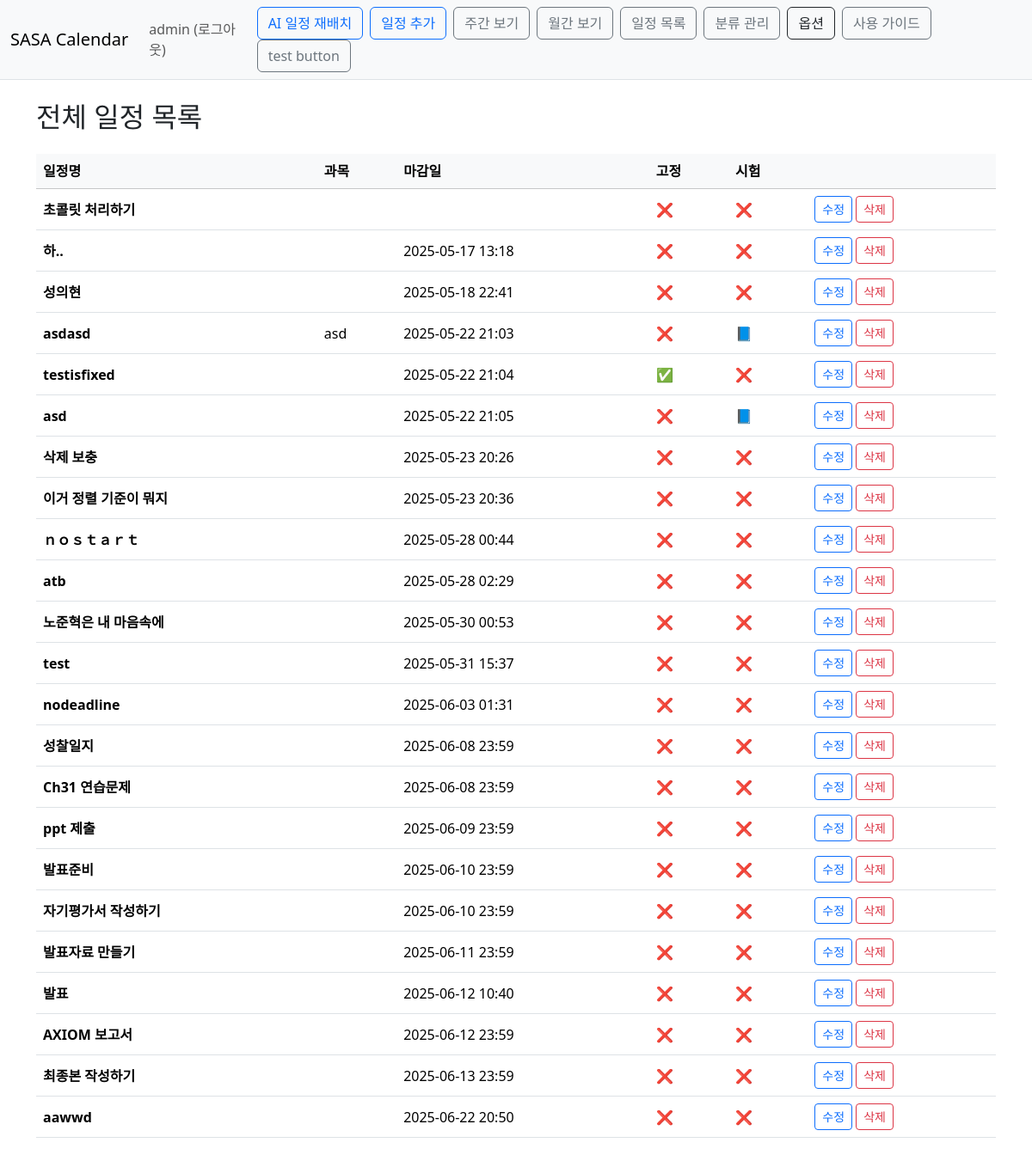
The app's page /calendar/schedule/list/ (signed in) with its own data.
### Calendar/models.py (models this page shows, shortened)
class Schedule(models.Model):
    owner=models.ForeignKey(User, on_delete=models.CASCADE)
    task_name=models.CharField(max_length=50)
    duration_minutes=models.IntegerField(null=True, blank=True)
    difficulty=models.IntegerField(null=True, blank=True)
    importance=models.IntegerField(null=True, blank=True)
    task_type = models.ForeignKey('ScheduleType', null=True, blank=True, on_delete=models.SET_NULL)
    subject=models.CharField(max_length=50, blank=True)
    is_exam_task=models.BooleanField(default=False)
    deadline=models.DateTimeField(null=True ,blank=True)
    start_time=models.DateTimeField(null=True ,blank=True)
    end_time=models.DateTimeField(null=True ,blank=True)
    is_fixed=models.BooleanField(default=False)
    exam=models.ForeignKey('self',default=None, on_delete=models.SET_DEFAULT, null=True ,blank=True)
    color = models.CharField(max_length=7, blank=True, default='#6c8df5')
    is_done = models.BooleanField(default=False)

### Calendar/views.py (the view)
# urls.py: path('schedule/list/', views.schedule_list, name='schedule_list'),
@login_required(login_url='common:login')
def schedule_list(request):
    schedules = Schedule.objects.filter(owner=request.user).order_by('deadline')
    return render(request, 'calendar/schedule_list_page.html', {'schedules': schedules})

### templates/calendar/schedule_list_page.html
{% extends 'base.html' %}
{% block content %}
<div class="container py-4">
  <h2 class="mb-4">전체 일정 목록</h2>
  <table class="table table-hover align-middle">
    <thead class="table-light">
      <tr>
        <th>일정명</th>
        <th>과목</th>
        <th>마감일</th>
        <th>고정</th>
        <th>시험</th>
        <th></th>
      </tr>
    </thead>
    <tbody>
      {% for item in schedules %}
      <tr>
        <td class="fw-bold">{{ item.task_name }}</td>
        <td>{{ item.subject }}</td>
        <td>{{ item.deadline|date:"Y-m-d H:i" }}</td>
        <td>{{ item.is_fixed|yesno:"✅,❌" }}</td>
        <td>{{ item.is_exam_task|yesno:"📘,❌" }}</td>
        <td>
          <a href="{% url 'calendar:schedule_edit' item.id %}?next={{ request.get_full_path }}" class="btn btn-sm btn-outline-primary">수정</a>
          <a href="{% url 'calendar:schedule_delete' item.id %}" class="btn btn-sm btn-outline-danger">삭제</a>
        </td>
      </tr>
      {% empty %}
      <tr><td colspan="6" class="text-center text-muted">등록된 일정이 없습니다.</td></tr>
      {% endfor %}
    </tbody>
  </table>
</div>
{% endblock %}

### templates/base.html (shortened to what this page needs)
{% load static %}
<!doctype html>
<html lang="ko">
<head>
    <link rel="stylesheet" type="text/css" href="{% static 'bootstrap.min.css' %}">
</head>
<body>
<nav class="navbar navbar-expand-lg navbar-light bg-light border-bottom">
    <div class="container-fluid">
        <a class="navbar-brand" href="{% url 'calendar:index' %}">SASA Calendar</a>
        <div class="collapse navbar-collapse" id="navbarSupportedContent">
            <ul class="navbar-nav me-auto mb-2 mb-lg-0">
                <li class="nav-item">
                    {% if user.is_authenticated %}
                        <a class="nav-link" href="{% url 'common:logout' %}">{{ user.username }} (로그아웃)</a>
                    {% else %}
                        <a class="nav-link" href="{% url 'common:login' %}">로그인</a>
                    {% endif %}
                </li>
            </ul>
            <div class="d-flex align-items-center flex-wrap">
                <a class="btn btn-outline-primary me-2" href="{% url 'calendar:schedule_replace'%}">AI 일정 재배치</a>
                {% if not has_ai_session %}
                <a class="btn btn-outline-primary me-2" href="{% url 'calendar:schedule_create' %}">일정 추가</a>
                {% endif %}
                <a class="btn btn-outline-secondary me-2" href="{% url 'calendar:schedule_week' %}">주간 보기</a>
                <a class="btn btn-outline-secondary me-2" href="{% url 'calendar:index' %}">월간 보기</a>
                {% if not has_ai_session %}
                <a class="btn btn-outline-secondary me-2" href="{% url 'calendar:schedule_list' %}">일정 목록</a>
                {% endif %}
                <a class="btn btn-outline-secondary me-2" href="{% url 'calendar:schedule_type_list' %}">분류 관리</a>
                <button class="btn btn-outline-dark me-2" type="button" data-bs-toggle="collapse"
                        data-bs-target="#calendarOptions" aria-expanded="false" aria-controls="calendarOptions">
                    옵션
                </button>
                <a class="btn btn-outline-secondary me-2" href="{% url 'calendar:how_to_use' %}">사용 가이드</a>
                <a class="btn btn-outline-secondary me-2" href="{% url 'calendar:test' %}">test button</a>
            </div>
        </div>
    </div>
</nav>
{% block content %}
{% endblock %}
</body>
</html>

### records on screen
Schedule: task_name "초콜릿 처리하기", is_fixed "❌", is_exam_task "❌"
Schedule: task_name "하..", deadline "2025-05-17 13:18", is_fixed "❌", is_exam_task "❌"
Schedule: task_name "성의현", deadline "2025-05-18 22:41", is_fixed "❌", is_exam_task "❌"
Schedule: task_name "asdasd", subject "asd", deadline "2025-05-22 21:03", is_fixed "❌", is_exam_task "📘"
Schedule: task_name "testisfixed", deadline "2025-05-22 21:04", is_fixed "✅", is_exam_task "❌"
Schedule: task_name "asd", deadline "2025-05-22 21:05", is_fixed "❌", is_exam_task "📘"
Schedule: task_name "삭제 보충", deadline "2025-05-23 20:26", is_fixed "❌", is_exam_task "❌"
Schedule: task_name "이거 정렬 기준이 뭐지", deadline "2025-05-23 20:36", is_fixed "❌", is_exam_task "❌"
Schedule: task_name "ｎｏｓｔａｒｔ", deadline "2025-05-28 00:44", is_fixed "❌", is_exam_task "❌"
Schedule: task_name "atb", deadline "2025-05-28 02:29", is_fixed "❌", is_exam_task "❌"
Schedule: task_name "노준혁은 내 마음속에", deadline "2025-05-30 00:53", is_fixed "❌", is_exam_task "❌"
Schedule: task_name "test", deadline "2025-05-31 15:37", is_fixed "❌", is_exam_task "❌"
Schedule: task_name "nodeadline", deadline "2025-06-03 01:31", is_fixed "❌", is_exam_task "❌"
Schedule: task_name "성찰일지", deadline "2025-06-08 23:59", is_fixed "❌", is_exam_task "❌"
Schedule: task_name "Ch31 연습문제", deadline "2025-06-08 23:59", is_fixed "❌", is_exam_task "❌"
Schedule: task_name "ppt 제출", deadline "2025-06-09 23:59", is_fixed "❌", is_exam_task "❌"
Schedule: task_name "발표준비", deadline "2025-06-10 23:59", is_fixed "❌", is_exam_task "❌"
Schedule: task_name "자기평가서 작성하기", deadline "2025-06-10 23:59", is_fixed "❌", is_exam_task "❌"
Schedule: task_name "발표자료 만들기", deadline "2025-06-11 23:59", is_fixed "❌", is_exam_task "❌"
Schedule: task_name "발표", deadline "2025-06-12 10:40", is_fixed "❌", is_exam_task "❌"
Schedule: task_name "AXIOM 보고서", deadline "2025-06-12 23:59", is_fixed "❌", is_exam_task "❌"
Schedule: task_name "최종본 작성하기", deadline "2025-06-13 23:59", is_fixed "❌", is_exam_task "❌"
Schedule: task_name "aawwd", deadline "2025-06-22 20:50", is_fixed "❌", is_exam_task "❌"

### other values on screen
{{ user.username }} "admin"
